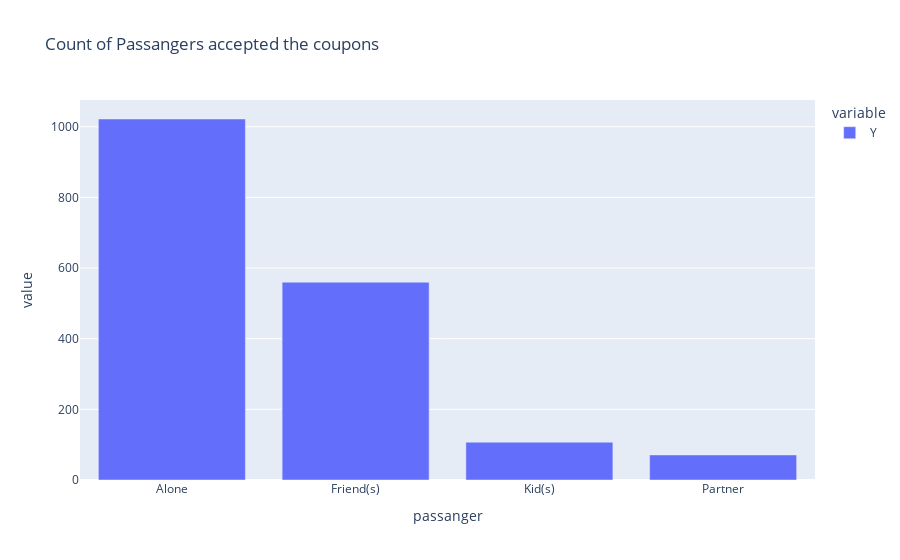
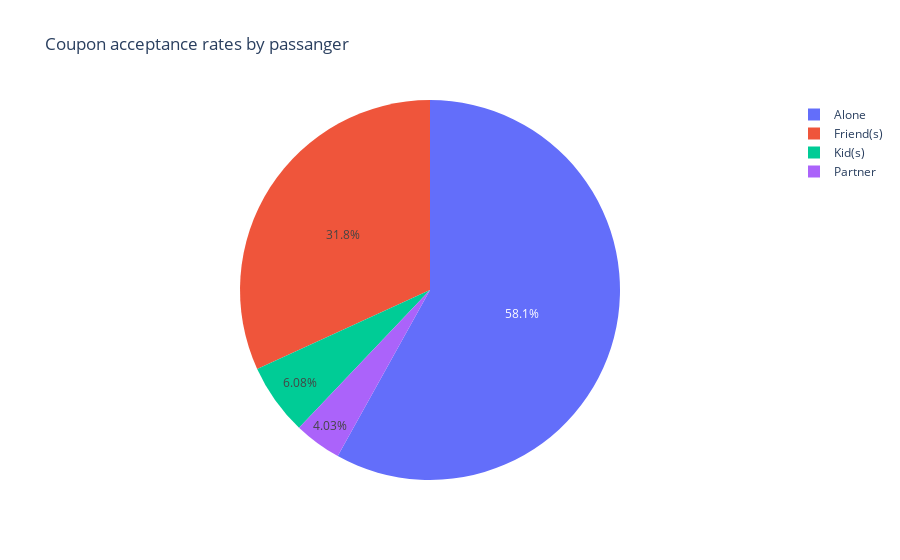

Notebook cell for these charts, in order:
### Code cell
# Bar chart to visualize the count by passanger for Carry out & Take away coupons
fig_bar_carry_passanger = px.bar(data_carryaway.groupby("passanger")[["Y"]].sum()
                                ,title="Count of Passangers accepted the coupons")
# Pie chart to see the acceptance rate by passanger for Carryout & Take away coupons
fig_pie_carry_passanger = px.pie(data_carryaway, values="Y", names="passanger",title="Coupon acceptance rates by passanger")
fig_bar_carry_passanger.show()
fig_pie_carry_passanger.show()

### Figure 1 — Plotly figure (JSON) as saved in the notebook; plotly's stock layout.template omitted (floating-point values rounded to 4 significant figures)
{"data": [{"alignmentgroup": "True", "hovertemplate": "variable=Y<br>passanger=%{x}<br>value=%{y}<extra></extra>", "legendgroup": "Y", "marker": {"color": "#636efa", "pattern": {"shape": ""}}, "name": "Y", "offsetgroup": "Y", "orientation": "v", "showlegend": true, "textposition": "auto", "type": "bar", "x": ["Alone", "Friend(s)", "Kid(s)", "Partner"], "xaxis": "x", "y": [1022, 560, 107, 71], "yaxis": "y"}], "layout": {"autosize": true, "barmode": "relative", "legend": {"title": {"text": "variable"}, "tracegroupgap": 0}, "title": {"text": "Count of Passangers accepted the coupons"}, "xaxis": {"anchor": "y", "autorange": true, "domain": [0, 1], "range": [-0.5, 3.5], "title": {"text": "passanger"}, "type": "category"}, "yaxis": {"anchor": "x", "autorange": true, "domain": [0, 1], "range": [0, 1076.0], "title": {"text": "value"}, "type": "linear"}}}

### Figure 2 — Plotly figure (JSON) as saved in the notebook; plotly's stock layout.template omitted (floating-point values rounded to 4 significant figures; data arrays with more than 128 entries replaced by an {"elided": "..."} marker saying what was removed)
{"data": [{"domain": {"x": [0, 1], "y": [0, 1]}, "hovertemplate": "passanger=%{label}<br>Y=%{value}<extra></extra>", "labels": {"elided": "2393 str values"}, "legendgroup": "", "name": "", "showlegend": true, "type": "pie", "values": {"elided": "2393 int values"}}], "layout": {"autosize": true, "legend": {"tracegroupgap": 0}, "title": {"text": "Coupon acceptance rates by passanger"}}}
